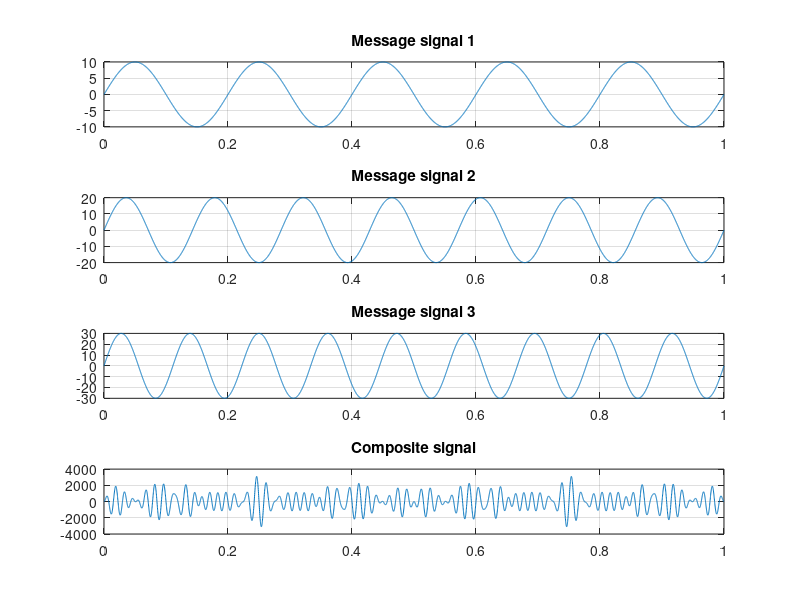
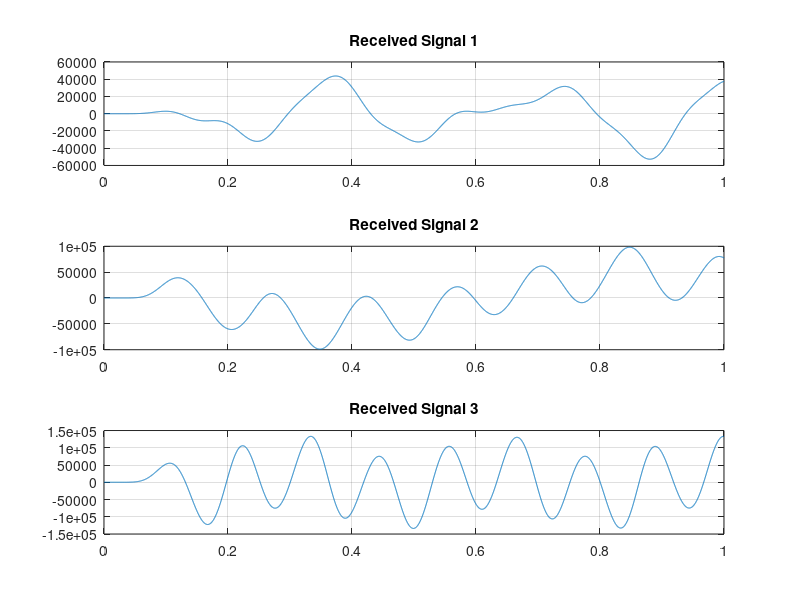

MATLAB code for these plots, in order:
clc;
clear;
close all;

Am1=10; 
Am2=20; 
Am3=30;

Ac1=40; 
Ac2=50; 
Ac3=60;

fm1=5; 
fm2=7; 
fm3=9;

fc1=50; 
fc2=60; 
fc3=70;

fs=5000;
t=0:1/fs:1;

m1=Am1*sin(2*pi*fm1*t);
m2=Am2*sin(2*pi*fm2*t);
m3=Am3*sin(2*pi*fm3*t);

c1=Ac1*sin(2*pi*fc1*t);
c2=Ac2*sin(2*pi*fc2*t);
c3=Ac3*sin(2*pi*fc3*t);

figure;

subplot(4,1,1);
plot(t,m1);
title('Message signal 1');
grid on;

subplot(4,1,2);
plot(t,m2);
title('Message signal 2');
grid on;

subplot(4,1,3);
plot(t,m3);
title('Message signal 3');
grid on;

x=(c1.*m1)+(c2.*m2)+(c3.*m3);

subplot(4,1,4);
plot(t,x);
title('Composite signal');
grid on;

[a,b]=butter(5,[(fc1-fm1-6)/(fs/2),(fc1+fm1+6)/(fs/2)]);
bpf1=filter(a,b,x);

[c,d]=butter(5,[(fc2-fm2-6)/(fs/2),(fc2+fm2+6)/(fs/2)]);
bpf2=filter(c,d,x);

[e,f]=butter(5,[(fc3-fm3-6)/(fs/2),(fc3+fm3+6)/(fs/2)]);
bpf3=filter(e,f,x);

z1 = 2*bpf1.*c1;
z2 = 2*bpf2.*c2;
z3 = 2*bpf3.*c3;

[g,h]=butter(5,(fm1+3)/(fs/2));
rec1=filter(g,h,z1);

[i,j]=butter(5,(fm2+3)/(fs/2));
rec2=filter(i,j,z2);

[k,l]=butter(5,(fm3+3)/(fs/2));
rec3=filter(k,l,z3);

figure;

subplot(3,1,1);
plot(t,rec1);
title('Received Signal 1');
grid on;

subplot(3,1,2);
plot(t,rec2);
title('Received Signal 2');
grid on;

subplot(3,1,3);
plot(t,rec3);
title('Received Signal 3');
grid on;
